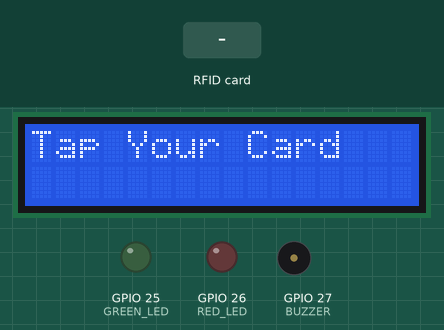
This sketch was run on a simulated ESP32. Parts: 16×2 character LCD, output pins drawn as LEDs (lit = HIGH), buzzer (waves = sounding). The test bench sets the inputs (shaded band). What the sketch prints to the serial monitor is not drawn.

Above: at 3.3 s.
3.4 s: RFID card AA BB CC DD held to the reader
At 4.3 s:
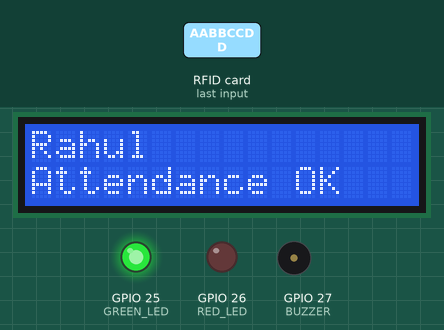
6.4 s: RFID card 5E 7A 19 C4 held to the reader
At 7.4 s:
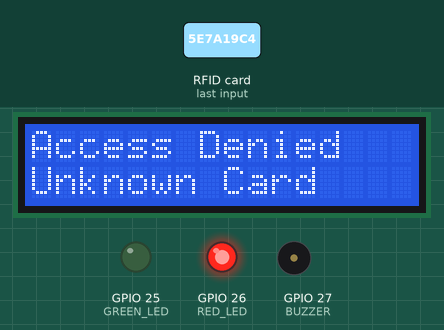
9.4 s: RFID card 11 22 33 44 held to the reader
At 9.9 s:
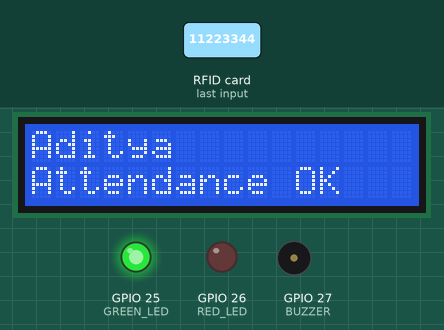
12.4 s: RFID card 55 66 77 88 held to the reader
At 13.6 s:
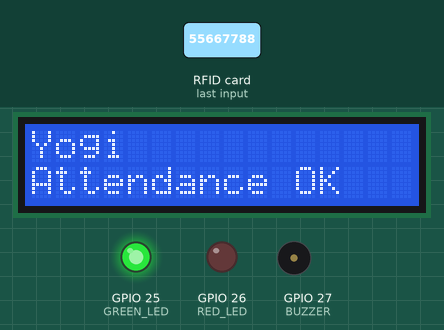
Timing chart, 0 to 15.9 s (numbered marks = the images above; inputs shaded):
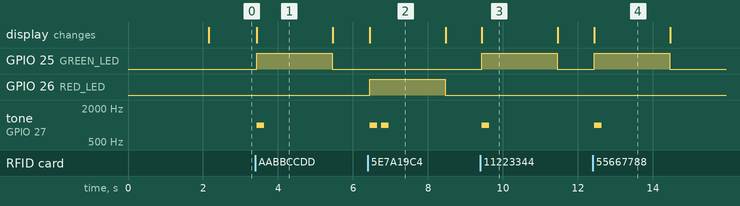

The sketch:

sketch.ino
```cpp
/*
 * Smart Attendance System using ESP32 and RFID
 *
 * COMPONENTS:
 * - ESP32 DevKit v1: Main microcontroller
 * - RC522 RFID Reader: Reads MIFARE RFID cards/tags (13.56MHz)
 * - LCD 1602 I2C: 16x2 character display for student name and status
 * - Green LED: Indicates successful attendance marking
 * - Red LED: Indicates access denied
 * - Piezo Buzzer: Audio feedback for attendance events
 * - 2x 220Ω Resistors: Current limiting for LEDs
 *
 * PIN ASSIGNMENTS:
 * RC522 RFID Module (SPI):
 *   - VCC    → ESP32 3V3 (3.3V power)
 *   - GND    → ESP32 GND
 *   - MOSI   → ESP32 D23 (GPIO23)
 *   - MISO   → ESP32 D19 (GPIO19)
 *   - SCK    → ESP32 D18 (GPIO18)
 *   - SDA/SS → ESP32 D5  (GPIO5, chip select)
 *   - RST    → ESP32 D4  (GPIO4, reset pin)
 *
 * LCD 1602 I2C:
 *   - VCC → ESP32 3V3
 *   - GND → ESP32 GND
 *   - SDA → ESP32 D21 (GPIO21)
 *   - SCL → ESP32 D22 (GPIO22)
 *
 * Green LED:
 *   - Anode  → ESP32 D25 (GPIO25)
 *   - Cathode → 220Ω resistor → GND
 *
 * Red LED:
 *   - Anode  → ESP32 D26 (GPIO26)
 *   - Cathode → 220Ω resistor → GND
 *
 * Buzzer:
 *   - Pin 1 (signal) → ESP32 D27 (GPIO27)
 *   - Pin 2 (GND)    → ESP32 GND
 *
 * BEHAVIOR:
 * 1. System waits for RFID card to be tapped on the RC522 reader.
 * 2. When a card is detected, the UID is read and compared against the database.
 * 3. If UID matches a registered student:
 *    - Display student name on LCD line 1
 *    - Display "Attendance Marked" on LCD line 2
 *    - Turn ON green LED for 2 seconds
 *    - Buzzer beeps once (1000Hz for 200ms)
 * 4. If UID is not registered:
 *    - Display "Access Denied" on LCD
 *    - Turn ON red LED for 2 seconds
 *    - Buzzer beeps twice (1000Hz, 200ms on, 100ms off, 200ms on)
 * 5. After 2 seconds, LEDs turn off and LCD clears, ready for next card.
 */

#include <SPI.h>
#include <MFRC522.h>
#include <Wire.h>
#include <LiquidCrystal_I2C.h>

// Pin definitions for RC522 RFID module
#define SS_PIN    5   // SDA/SS pin (chip select) on GPIO5
#define RST_PIN   4   // RST pin on GPIO4

// Pin definitions for LEDs
#define GREEN_LED 25  // Green LED on GPIO25
#define RED_LED   26  // Red LED on GPIO26

// Pin definition for buzzer
#define BUZZER    27  // Buzzer signal pin on GPIO27

// Create MFRC522 instance
MFRC522 rfid(SS_PIN, RST_PIN);

// Create LCD instance (I2C address 0x27, 16 columns, 2 rows)
LiquidCrystal_I2C lcd(0x27, 16, 2);

// Student database: UID to Name mapping
// Each UID is 4 bytes (for MIFARE Classic 1K cards)
// Replace these sample UIDs with your actual card UIDs
struct Student {
  byte uid[4];
  String name;
};

// Sample student records
// To get your card's UID, tap it and check the Serial Monitor
Student students[] = {
  {{0xAA, 0xBB, 0xCC, 0xDD}, "Rahul"},   // Sample UID for Rahul
  {{0x11, 0x22, 0x33, 0x44}, "Aditya"},  // Sample UID for Aditya
  {{0x55, 0x66, 0x77, 0x88}, "Yogi"}     // Sample UID for Yogi
};

const int numStudents = sizeof(students) / sizeof(students[0]);

// Timer variables for LED control (non-blocking)
unsigned long ledOffAt = 0;

void setup() {
  // Initialize serial communication for debugging
  Serial.begin(115200);
  Serial.println("Smart Attendance System Initializing...");

  // Initialize SPI bus for RC522
  SPI.begin();

  // Initialize RC522 RFID reader
  rfid.PCD_Init();
  Serial.println("RC522 RFID Reader initialized.");

  // Initialize I2C LCD
  lcd.init();
  lcd.backlight();
  lcd.clear();
  lcd.setCursor(0, 0);
  lcd.print("Attendance Sys");
  lcd.setCursor(0, 1);
  lcd.print("Ready...");
  Serial.println("LCD initialized.");

  // Configure LED pins as outputs
  pinMode(GREEN_LED, OUTPUT);
  pinMode(RED_LED, OUTPUT);
  digitalWrite(GREEN_LED, LOW);
  digitalWrite(RED_LED, LOW);

  // Configure buzzer pin as output
  pinMode(BUZZER, OUTPUT);

  Serial.println("System ready. Tap your RFID card...");
  delay(2000);
  lcd.clear();
  lcd.setCursor(0, 0);
  lcd.print("Tap Your Card");
}

void loop() {
  // Non-blocking LED timer: turn off LEDs after the display period
  if (ledOffAt != 0 && millis() >= ledOffAt) {
    digitalWrite(GREEN_LED, LOW);
    digitalWrite(RED_LED, LOW);
    ledOffAt = 0;
    lcd.clear();
    lcd.setCursor(0, 0);
    lcd.print("Tap Your Card");
  }

  // Check if a new RFID card is present
  if (!rfid.PICC_IsNewCardPresent()) {
    return; // No card detected, continue loop
  }

  // Attempt to read the card's UID
  if (!rfid.PICC_ReadCardSerial()) {
    return; // Failed to read card, continue loop
  }

  // Card detected and UID read successfully
  Serial.print("Card detected! UID: ");
  printUID(rfid.uid.uidByte, rfid.uid.size);

  // Search for the UID in the student database
  int studentIndex = findStudent(rfid.uid.uidByte, rfid.uid.size);

  if (studentIndex >= 0) {
    // UID found: registered student
    String studentName = students[studentIndex].name;
    Serial.print("Access granted for: ");
    Serial.println(studentName);

    // Display student name and attendance status on LCD
    lcd.clear();
    lcd.setCursor(0, 0);
    lcd.print(studentName);
    lcd.setCursor(0, 1);
    lcd.print("Attendance OK");

    // Turn on green LED for 2 seconds
    digitalWrite(GREEN_LED, HIGH);
    ledOffAt = millis() + 2000;

    // Buzzer beeps once (1000Hz for 200ms)
    tone(BUZZER, 1000, 200);

  } else {
    // UID not found: unregistered card
    Serial.println("Access denied: UID not registered.");

    // Display "Access Denied" on LCD
    lcd.clear();
    lcd.setCursor(0, 0);
    lcd.print("Access Denied");
    lcd.setCursor(0, 1);
    lcd.print("Unknown Card");

    // Turn on red LED for 2 seconds
    digitalWrite(RED_LED, HIGH);
    ledOffAt = millis() + 2000;

    // Buzzer beeps twice (1000Hz, 200ms on, 100ms off, 200ms on)
    tone(BUZZER, 1000, 200);
    delay(300); // 200ms beep + 100ms silence
    tone(BUZZER, 1000, 200);
  }

  // Halt PICC (stop communication with the card)
  rfid.PICC_HaltA();

  // Stop encryption on PCD (the reader)
  rfid.PCD_StopCrypto1();
}

// Helper function: search for a UID in the student database
// Returns the index of the student if found, or -1 if not found
int findStudent(byte *uid, byte uidSize) {
  for (int i = 0; i < numStudents; i++) {
    // Compare the first 4 bytes of the UID
    if (memcmp(uid, students[i].uid, 4) == 0) {
      return i; // Match found
    }
  }
  return -1; // No match
}

// Helper function: print UID to Serial Monitor in hex format
void printUID(byte *uid, byte uidSize) {
  for (byte i = 0; i < uidSize; i++) {
    Serial.print(uid[i] < 0x10 ? " 0" : " ");
    Serial.print(uid[i], HEX);
  }
  Serial.println();
}
```

Measured:
- after the input at 3.4 s, GPIO 25 (GREEN_LED): LOW → HIGH at once, → LOW 2.0 s later; tone on GPIO 27 (BUZZER): silent → 1000 Hz at once, → silent 0.20 s later; the display: changes at once (image 1)
- after the input at 6.4 s, GPIO 26 (RED_LED): LOW → HIGH after 0.05 s, → LOW 2.0 s later; tone on GPIO 27 (BUZZER): alternates 1000 Hz for 0.20 s and silent for 0.10 s, 4 changes in all, then stays silent, starting after 0.05 s; the display: changes after 0.05 s (image 2)
- after the input at 9.4 s, GPIO 25 (GREEN_LED): LOW → HIGH at once, → LOW 2.0 s later; tone on GPIO 27 (BUZZER): silent → 1000 Hz at once, → silent 0.20 s later; the display: changes at once (image 3)
- after the input at 12.4 s, GPIO 25 (GREEN_LED): LOW → HIGH at once, → LOW 2.0 s later; tone on GPIO 27 (BUZZER): silent → 1000 Hz at once, → silent 0.20 s later; the display: changes at once (image 4)
- what the display in image 1 shows lasts 2.1 s, from 3.4 s to 5.5 s
